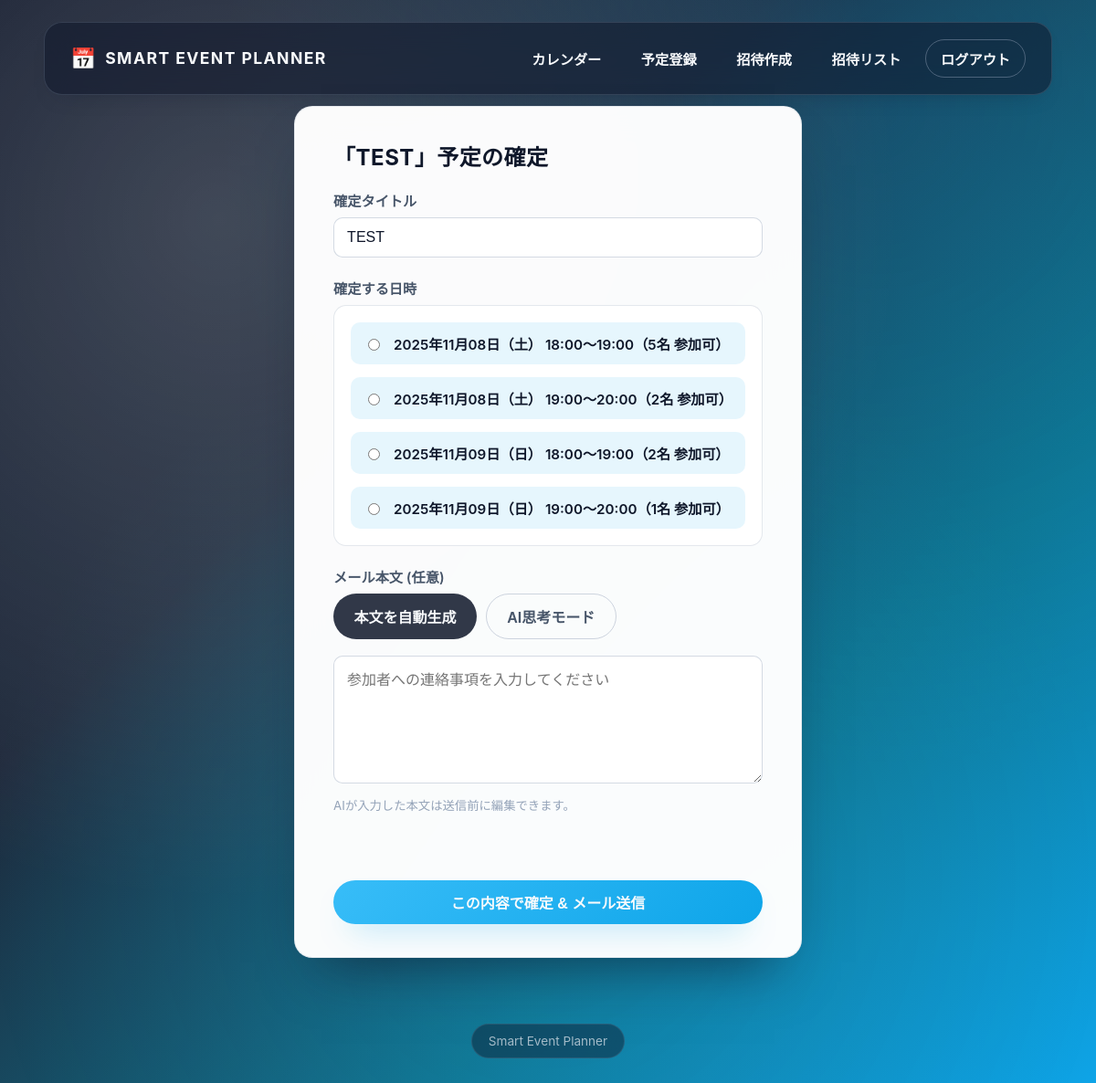
Screenshot of /event/1/finalize (signed in) with the database file from the repository.
### tables this page shows
CREATE TABLE events(
          id INTEGER PRIMARY KEY AUTOINCREMENT,
          organizer_id INTEGER NOT NULL,
          title TEXT NOT NULL,
          start_datetime TEXT NOT NULL,
          end_datetime TEXT NOT NULL,
          status TEXT DEFAULT 'pending',
          created_at DATETIME DEFAULT CURRENT_TIMESTAMP,
          FOREIGN KEY(organizer_id) REFERENCES users(id)
        );

CREATE TABLE event_slots(
          id INTEGER PRIMARY KEY AUTOINCREMENT,
          event_id INTEGER NOT NULL,
          start_datetime TEXT NOT NULL,
          end_datetime TEXT NOT NULL,
          created_at DATETIME DEFAULT CURRENT_TIMESTAMP,
          FOREIGN KEY(event_id) REFERENCES events(id)
        );

### sep.py (the view, shortened to what this page needs)
@app.route('/event/<int:event_id>/finalize', methods=['GET', 'POST'])
@login_required
def finalize_event(event_id):
    db = get_db()
    event = db.execute(
        'SELECT * FROM events WHERE id=? AND organizer_id=?',
        (event_id, session['user_id'])
    ).fetchone()
    if not event:
        flash('イベントが見つからないか、権限がありません。', 'danger')
        return redirect(url_for('invite_list'))
    result = find_best_schedule(event_id)
    choices = []
    for d in result.get('details', []):
        start_iso = d.get('start_iso')
        end_iso = d.get('end_iso')
        if start_iso:
            iso = start_iso
            display = d.get('time') or f"{d.get('date_label', '')} {d.get('time_label', '')}".strip()
        else:
            try:
                iso = datetime.strptime(d['time'], '%Y年%m月%d日 %H:%M').isoformat()
            except (KeyError, ValueError):
                continue
            display = d['time']
        choices.append({'iso': iso, 'display': display, 'count': d.get('count', 0), 'end_iso': end_iso})
    if result.get('message'):
        choices = []
    if not choices:
        flash('まだ参加希望が集まっていないため確定できません。', 'warning')
        return redirect(url_for('event_results', event_id=event_id))
    return render_template(
        'finalize_event.html',
        event=event,
        choices=choices,
        details=[{'time': c['display'], 'count': c['count']} for c in choices]  # 旧テンプレ互換
    )

### sep.py (called while the page is built)
@app.before_request
def _assign_req_id():
    g.req_id = uuid.uuid4().hex[:12]
    g.req_ts = pytime.time()

@app.after_request
def _log_req_summary(response):
    try:
        dur_ms = int((pytime.time() - getattr(g, "req_ts", pytime.time())) * 1000)
        ai_logger.debug(json.dumps({
            "event": "http_request",
            "req_id": getattr(g, "req_id", None),
            "path": request.path,
            "method": request.method,
            "status": response.status_code,
            "duration_ms": dur_ms
        }, ensure_ascii=False))
    except Exception:
        pass
    return response

def fmt_ja_date(dt: datetime) -> str:
    return dt.strftime('%Y年%m月%d日') + f"（{WEEKDAYS_JA[dt.weekday()]}）"

def get_db():
    db = getattr(g, '_database', None)
    if db is None:
        db = g._database = sqlite3.connect(DATABASE)
        db.row_factory = sqlite3.Row
    return db

@app.teardown_appcontext
def close_connection(exc):
    db = getattr(g, '_database', None)
    if db:
        db.close()

def login_required(f):
    @wraps(f)
    def wrapper(*args, **kwargs):
        if 'user_id' not in session:
            flash('ログインが必要です。', 'warning')
            return redirect(url_for('login'))
        return f(*args, **kwargs)
    return wrapper

### templates/finalize_event.html (shortened to what this page needs)
{% extends "base.html" %}
{% block content %}
  <section class="surface-card form-card" style="max-width: 680px;">
    <h1>「{{ event.title }}」予定の確定</h1>
    {% if not choices %}
      <div class="empty-state" style="margin-top: 24px;">
        <h3>まだ参加希望が集まっていません</h3>
        <p>出席者からの回答が揃い次第、再度この画面で確定できます。</p>
      </div>
    {% else %}
      <form method="post">
        <div class="input-field">
          <label for="final_title">確定タイトル</label>
          <input type="text" id="final_title" name="final_title" value="{{ event.title }}" required>
        </div>
        <div class="input-field">
          <label>確定する日時</label>
          <div class="slot-box">
            {% for opt in choices %}
              <label class="slot-item" for="slot-{{ loop.index }}">
                <input type="radio" id="slot-{{ loop.index }}" name="final_datetime" value="{{ opt.iso }}" data-display="{{ opt.display }}" data-count="{{ opt.count }}" required>
                {{ opt.display }}（{{ opt.count }}名 参加可）
              </label>
            {% endfor %}
          </div>
        </div>
        <div class="input-field">
          <label for="custom_message">メール本文 (任意)</label>
          <div class="ai-actions">
            <button type="button" class="btn btn-secondary" id="ai-generate-message">本文を自動生成</button>
            <button type="button" class="btn btn-ghost" id="ai-thinking-mode">AI思考モード</button>
          </div>
          <textarea id="custom_message" name="custom_message" placeholder="参加者への連絡事項を入力してください"></textarea>
          <small style="color: var(--text-muted); display: block; margin-top: 6px;">AIが入力した本文は送信前に編集できます。</small>
        </div>
        <div id="ai-status" class="ai-status" aria-live="polite"></div>
        <button type="submit" class="btn btn-primary" style="width: 100%;">この内容で確定 &amp; メール送信</button>
      </form>
    {% endif %}
  </section>
{% endblock %}

### templates/base.html (style rules this page uses)
:root { --gradient: linear-gradient(135deg, #0f172a 0%, #1e293b 35%, #0e7490 70%, #0ea5e9 100%); --glass: rgba(15, 23, 42, 0.55); --glass-strong: rgba(15, 23, 42, 0.72); --surface: rgba(248, 250, 252, 0.96); --surface-strong: rgba(255, 255, 255, 0.98); --text-primary: #0f172a; --text-secondary: #475569; --text-muted: #94a3b8; --text-inverse: #f8fafc; --accent: #38bdf8; --accent-strong: #0ea5e9; --danger: #f43f5e; --success: #22c55e; --warning: #f59e0b; --info: #0ea5e9; --radius-lg: 20px; --radius-md: 14px; --radius-sm: 10px; --shadow-lg: 0 35px 60px -30px rgba(15, 23, 42, 0.65); --shadow-md: 0 20px 40px -32px rgba(15, 23, 42, 0.65); --shadow-sm: 0 12px 26px -20px rgba(15, 23, 42, 0.55); color-scheme: light; }
* { box-sizing: border-box; }
body { margin: 0; min-height: 100vh; font-family: 'Noto Sans JP', 'Inter', 'Segoe UI', sans-serif; color: var(--text-primary); background: var(--gradient); background-attachment: fixed; position: relative; }
body::before { content: ''; position: fixed; inset: 0; pointer-events: none; background: radial-gradient(circle at 20% 20%, rgba(255, 255, 255, 0.18), transparent 55%), radial-gradient(circle at 80% 10%, rgba(14, 165, 233, 0.18), transparent 50%), radial-gradient(circle at 50% 80%, rgba(56, 189, 248, 0.12), transparent 55%); z-index: -1; }
.surface-card { background: var(--surface); border-radius: var(--radius-lg); padding: 32px 36px; box-shadow: var(--shadow-lg); border: 1px solid rgba(148, 163, 184, 0.22); backdrop-filter: blur(18px); }
.surface-card h1, .surface-card h2, .surface-card h3 { margin-top: 0; color: var(--text-primary); font-weight: 700; letter-spacing: 0.02em; }
.form-card { max-width: 520px; margin: 0 auto; padding: 36px 42px; background: var(--surface-strong); }
form { display: flex; flex-direction: column; gap: 22px; }
.input-field { display: flex; flex-direction: column; gap: 8px; }
label { font-size: 0.95rem; font-weight: 600; color: var(--text-secondary); }
input[type="text"], input[type="email"], input[type="password"], input[type="date"], input[type="time"], input[type="datetime-local"], select, textarea { width: 100%; padding: 12px 14px; border-radius: var(--radius-sm); border: 1px solid rgba(148, 163, 184, 0.4); background: rgba(255, 255, 255, 0.94); font-size: 1rem; color: var(--text-primary); transition: border 0.2s ease, box-shadow 0.2s ease; }
textarea { min-height: 140px; resize: vertical; }
input[type="checkbox"], input[type="radio"] { width: auto; accent-color: var(--accent-strong); }
.btn, .button { display: inline-flex; align-items: center; justify-content: center; gap: 8px; padding: 0.75rem 1.4rem; border-radius: 999px; border: none; font-weight: 700; font-size: 1rem; cursor: pointer; text-decoration: none; transition: transform 0.2s ease, box-shadow 0.2s ease, background 0.2s ease; }
.btn-primary { background: linear-gradient(135deg, var(--accent) 0%, var(--accent-strong) 100%); color: var(--text-inverse); box-shadow: 0 18px 35px -20px rgba(14, 165, 233, 0.75); }
.btn-secondary { background: rgba(15, 23, 42, 0.85); color: var(--text-inverse); }
.btn-ghost { background: transparent; border: 1px solid rgba(148, 163, 184, 0.45); color: var(--text-secondary); }

### templates/finalize_event.html (style rules this page uses)
.slot-box { max-height: 280px; overflow-y: auto; border-radius: var(--radius-md); border: 1px solid rgba(148, 163, 184, 0.25); background: rgba(255, 255, 255, 0.94); padding: 18px; display: grid; gap: 14px; }
.slot-item { display: flex; align-items: center; gap: 12px; padding: 12px 14px; border-radius: var(--radius-sm); background: rgba(14, 165, 233, 0.1); font-weight: 600; color: var(--text-primary); }
.ai-actions { display: flex; gap: 10px; flex-wrap: wrap; margin-bottom: 10px; }
.ai-status { margin-top: 12px; font-size: 0.9rem; color: var(--text-muted); min-height: 1.2em; }

### rows the page displays
events: title "TEST", final_title "TEST"
event_slots: display "2025年11月08日（土） 18:00〜19:00", count "5"
event_slots: display "2025年11月08日（土） 19:00〜20:00", count "2"
event_slots: display "2025年11月09日（日） 18:00〜19:00", count "2"
event_slots: display "2025年11月09日（日） 19:00〜20:00", count "1"
